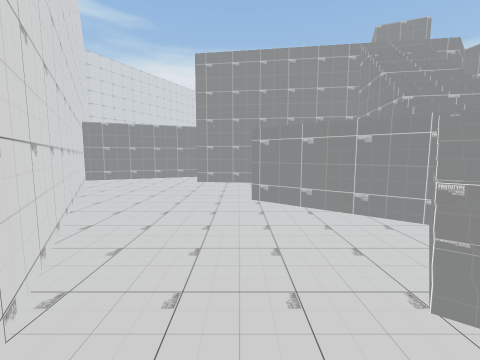
View 1 (above)

24 first-person views from a walk through a scene from a Unity 3-D project. The camera is 1.2 m above the floor, tilts 6° down and sees 90° across. The floor is counted in squares, 1 m on a side. Each view is taken from the middle of a square. On the plan, view 1 faces up. The plan holds only what a view shows up to about 12 squares ahead; the rest is blank. The place goes on beyond the plan. Some animated figures are left out.

View 2
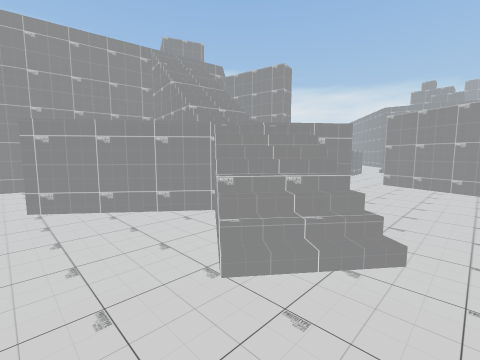

View 3
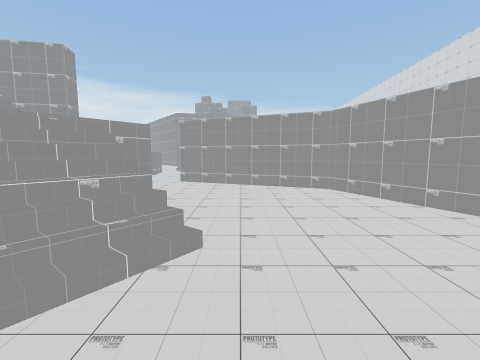

View 4
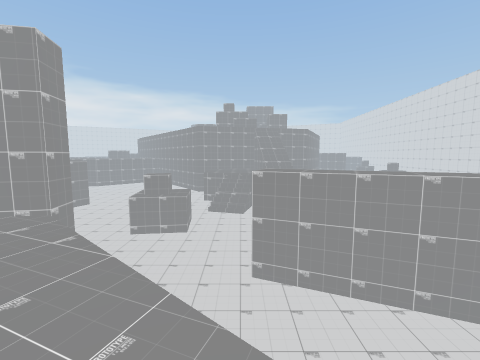

View 5
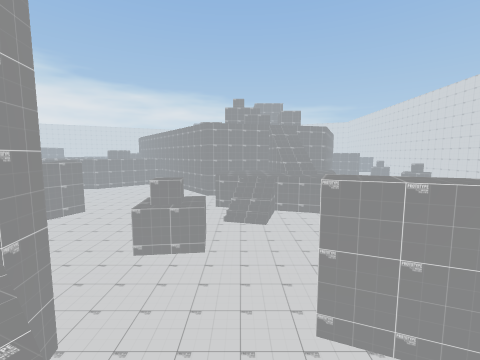

View 6
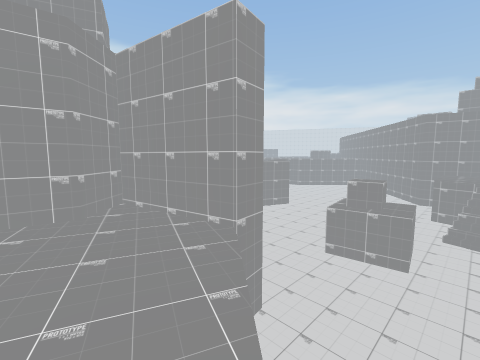

View 7
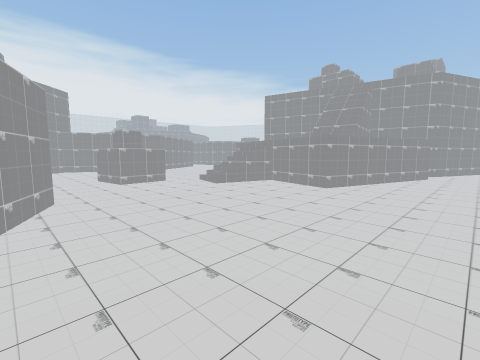

View 8
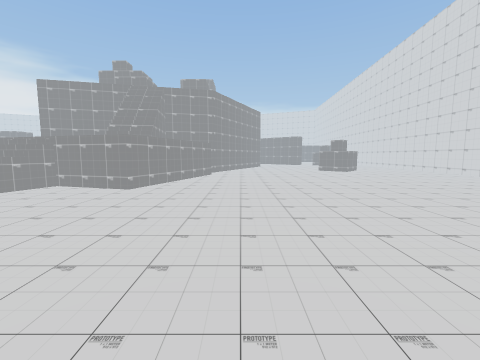

View 9
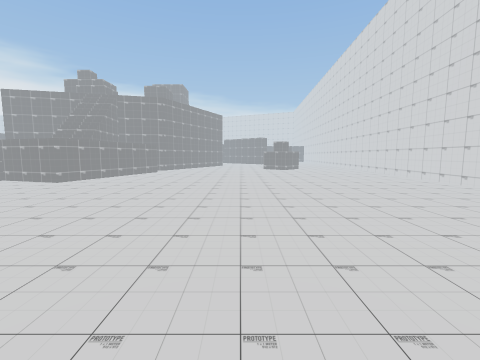

View 10
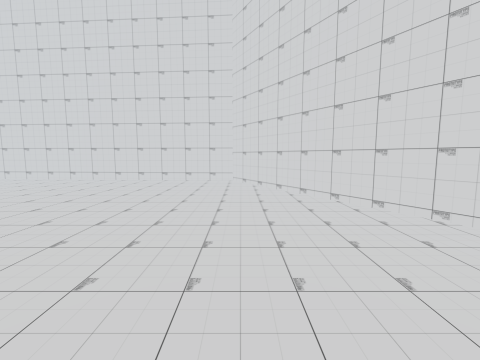

View 11
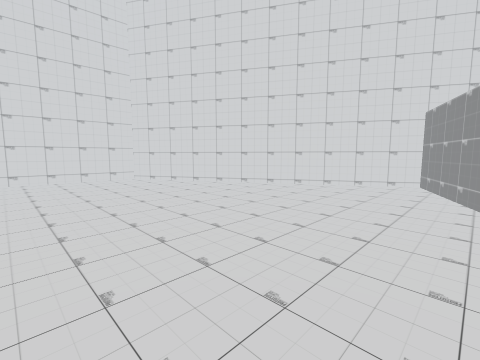

View 12
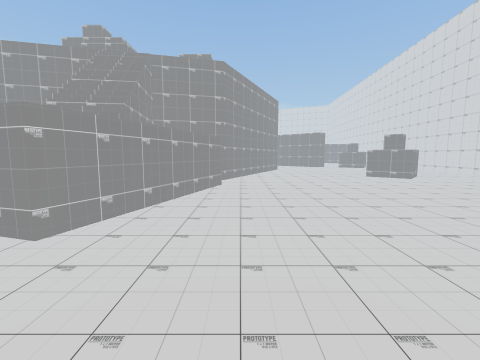

View 13
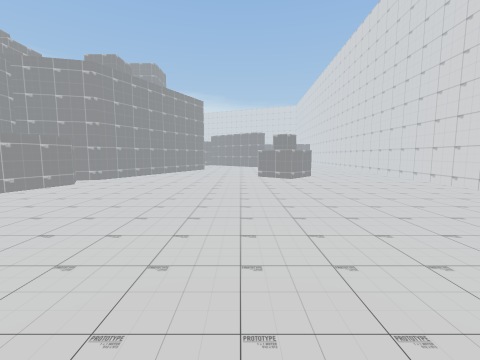

View 14
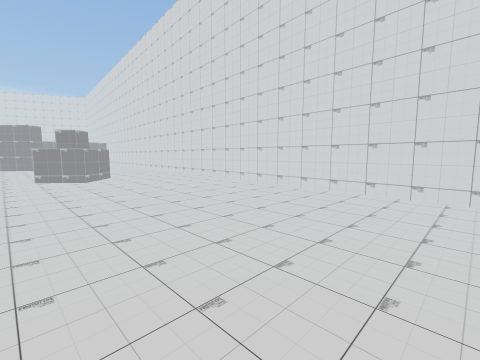

View 15
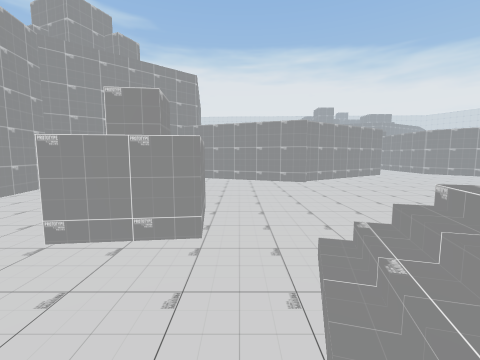

View 16
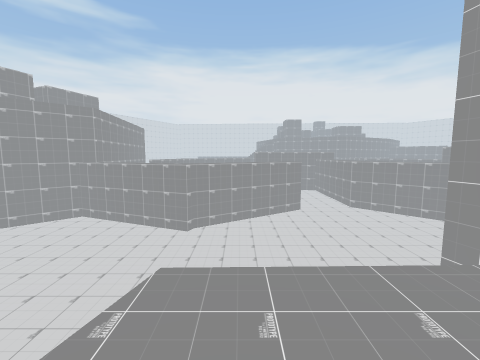

View 17
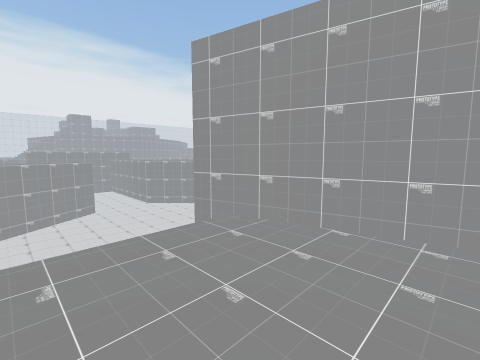

View 18
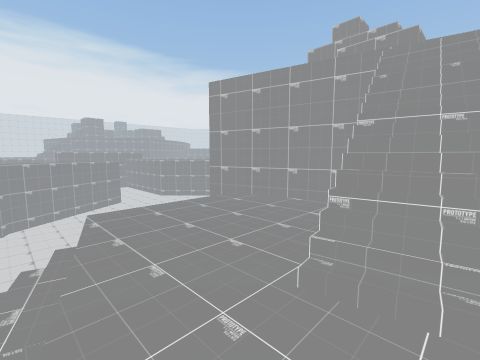

View 19
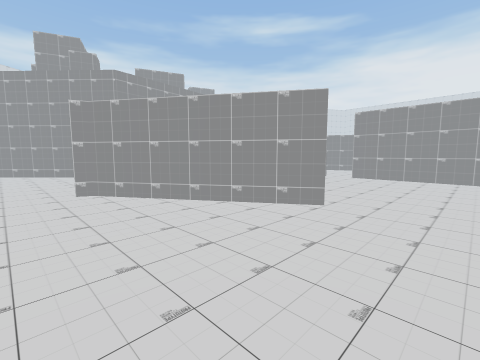

View 20
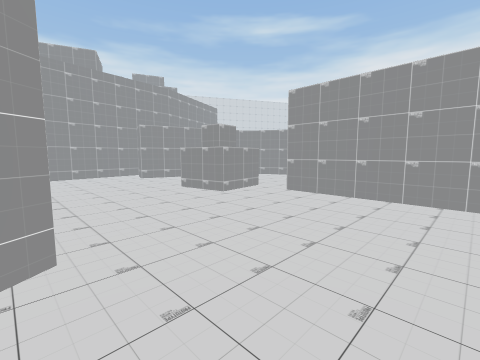

View 21
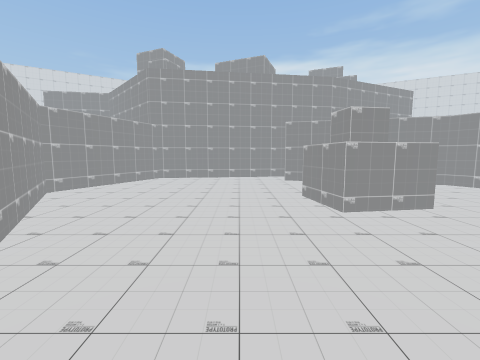

View 22
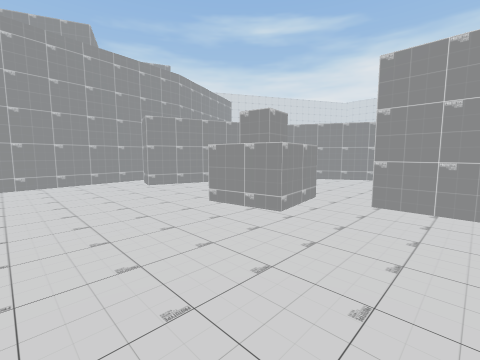

View 23
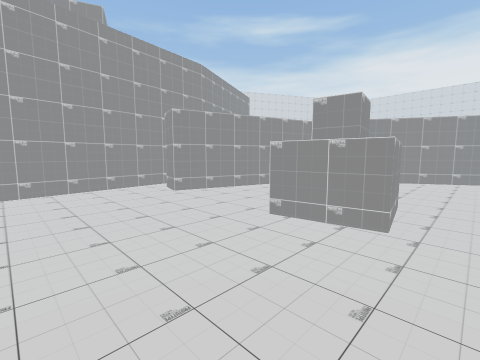

View 24
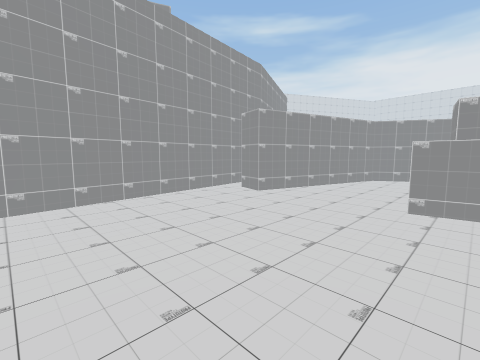

### Floor plan
Key: @ floor where view 1 was taken; # wall or solid block; x gap in a wall; . main floor; : floor 2 m higher than the main floor; + floor 5.5 m higher than the main floor; / step, stairs or slope; = window, fence, low wall or low ledge; ^ raised ledge; v drop or lower ground; O other object.
Columns run from 5 left of view 1 to 28 right of it. Each row starts with its distance up from view 1.
 31                           ###
 30                         ###..
 29                       ###....
 28                       #......
 27                       #......
 26                      ##......
 25                      #.......
 24                      #...^^^.#####
 23                    .##...^#^......
 22                    #.....^^^......
 21                 ^  ...............
 20                ^^  +..............
 19                ^   +..............
 18                    +..............
 17                    +.........##...
 16                     ........###...
 15                ##   ###...###.....
 14              ^ ## +..#######......
 13              ^## +.....###........
 12 #..              .................
 11 ...              .................
 10 ......       ##O   ...............
  9 ......    //:###. ...............
  8 ......    //:::#............
  7 #.....    //:::#...^#^....
  6 ##..../  =/ :::.....#^......  #
  5  #.....# ///::......^.....#::::
  4  ##.....#/ ::..........///:::::+
  3   #.....//::...........///:::::# ^
  2   ##.../// #....#........#:::::# ^
  1      ..//......##........#://///
  0      @.........##........:://///
 -1       ........##........#::/=#  #
 -2       ........# ...........###  v
 -3        ......## .............#xx.
 -4          ..###  ..................
 -5           ###.....................
 -6         ###.......................
 -7         #.........................
 -8         ##........................
 -9          #........................
-10          ##.......................
-11           ##......................
-12            #.....................^
-13            ##....................#
-14             #.....................
-15             ##....................
-16              ##...................
-17               ####................
-18                  ###############..

Positions as (right, up) in squares from view 1, and headings:
1: (0, 0), facing up
2: (0, 0), facing up-right
3: (0, 0), facing right
4: (5, 3), facing right
5: (7, 4), facing right
6: (7, 4), facing up-right
7: (11, -5), facing up-right
8: (11, -5), facing right
9: (9, -9), facing right
10: (9, -6), facing down
11: (14, -5), facing down-left
12: (16, -4), facing right
13: (16, -10), facing right
14: (16, -10), facing down-right
15: (17, 2), facing up
16: (22, 3), facing up
17: (22, 2), facing up-right
18: (20, 0), facing up-right
19: (28, 11), facing up-left
20: (28, 17), facing up-left
21: (27, 20), facing left
22: (25, 18), facing up-left
23: (23, 18), facing up-left
24: (21, 16), facing up-left
